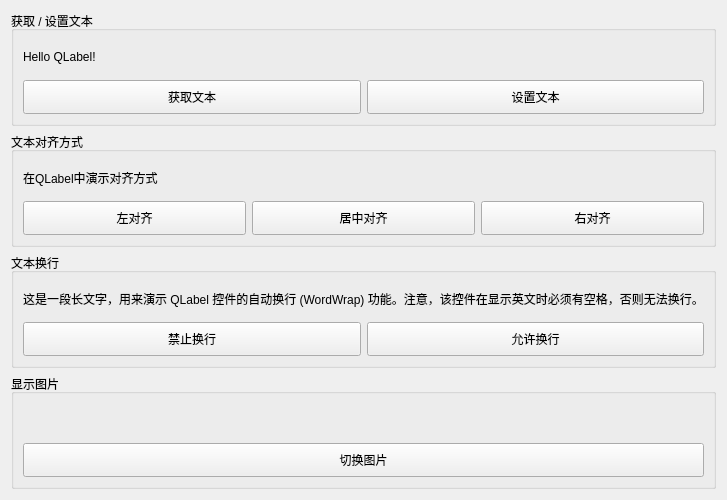
<?xml version="1.0" encoding="UTF-8"?>
<ui version="4.0">
 <class>QLabelDemo</class>
 <widget class="QWidget" name="QLabelDemo">
  <property name="geometry">
   <rect>
    <x>0</x>
    <y>0</y>
    <width>400</width>
    <height>500</height>
   </rect>
  </property>
  <property name="windowTitle">
   <string>QLabelDemo</string>
  </property>
  <layout class="QVBoxLayout" name="verticalLayout">
   <item>
    <widget class="QGroupBox" name="groupBox_1">
     <property name="title">
      <string>获取 / 设置文本</string>
     </property>
     <layout class="QVBoxLayout" name="verticalLayout_2">
      <item>
       <widget class="QLabel" name="lb_Time">
        <property name="sizePolicy">
         <sizepolicy hsizetype="Expanding" vsizetype="Expanding">
          <horstretch>0</horstretch>
          <verstretch>0</verstretch>
         </sizepolicy>
        </property>
        <property name="text">
         <string>Hello QLabel!</string>
        </property>
       </widget>
      </item>
      <item>
       <layout class="QHBoxLayout" name="horizontalLayout">
        <item>
         <widget class="QPushButton" name="pbtn_GetText">
          <property name="sizePolicy">
           <sizepolicy hsizetype="Expanding" vsizetype="Expanding">
            <horstretch>0</horstretch>
            <verstretch>0</verstretch>
           </sizepolicy>
          </property>
          <property name="text">
           <string>获取文本</string>
          </property>
         </widget>
        </item>
        <item>
         <widget class="QPushButton" name="pbtn_SetText">
          <property name="sizePolicy">
           <sizepolicy hsizetype="Expanding" vsizetype="Expanding">
            <horstretch>0</horstretch>
            <verstretch>0</verstretch>
           </sizepolicy>
          </property>
          <property name="text">
           <string>设置文本</string>
          </property>
         </widget>
        </item>
       </layout>
      </item>
     </layout>
    </widget>
   </item>
   <item>
    <widget class="QGroupBox" name="groupBox_2">
     <property name="title">
      <string>文本对齐方式</string>
     </property>
     <layout class="QVBoxLayout" name="verticalLayout_3">
      <item>
       <widget class="QLabel" name="lb_TextAlignment">
        <property name="sizePolicy">
         <sizepolicy hsizetype="Expanding" vsizetype="Expanding">
          <horstretch>0</horstretch>
          <verstretch>0</verstretch>
         </sizepolicy>
        </property>
        <property name="text">
         <string>在QLabel中演示对齐方式</string>
        </property>
       </widget>
      </item>
      <item>
       <layout class="QHBoxLayout" name="horizontalLayout_2">
        <item>
         <widget class="QPushButton" name="pbtn_AlignLeft">
          <property name="sizePolicy">
           <sizepolicy hsizetype="Expanding" vsizetype="Expanding">
            <horstretch>0</horstretch>
            <verstretch>0</verstretch>
           </sizepolicy>
          </property>
          <property name="text">
           <string>左对齐</string>
          </property>
         </widget>
        </item>
        <item>
         <widget class="QPushButton" name="pbtn_AlignCenter">
          <property name="sizePolicy">
           <sizepolicy hsizetype="Expanding" vsizetype="Expanding">
            <horstretch>0</horstretch>
            <verstretch>0</verstretch>
           </sizepolicy>
          </property>
          <property name="text">
           <string>居中对齐</string>
          </property>
         </widget>
        </item>
        <item>
         <widget class="QPushButton" name="pbtn_AlignRight">
          <property name="sizePolicy">
           <sizepolicy hsizetype="Expanding" vsizetype="Expanding">
            <horstretch>0</horstretch>
            <verstretch>0</verstretch>
           </sizepolicy>
          </property>
          <property name="text">
           <string>右对齐</string>
          </property>
         </widget>
        </item>
       </layout>
      </item>
     </layout>
    </widget>
   </item>
   <item>
    <widget class="QGroupBox" name="groupBox_3">
     <property name="title">
      <string>文本换行</string>
     </property>
     <layout class="QVBoxLayout" name="verticalLayout_4">
      <item>
       <widget class="QLabel" name="lb_WordWrap">
        <property name="sizePolicy">
         <sizepolicy hsizetype="Expanding" vsizetype="Expanding">
          <horstretch>0</horstretch>
          <verstretch>0</verstretch>
         </sizepolicy>
        </property>
        <property name="text">
         <string>这是一段长文字，用来演示 QLabel 控件的自动换行 (WordWrap) 功能。注意，该控件在显示英文时必须有空格，否则无法换行。</string>
        </property>
       </widget>
      </item>
      <item>
       <layout class="QHBoxLayout" name="horizontalLayout_3">
        <item>
         <widget class="QPushButton" name="pbtn_DisableWordWrap">
          <property name="sizePolicy">
           <sizepolicy hsizetype="Expanding" vsizetype="Expanding">
            <horstretch>0</horstretch>
            <verstretch>0</verstretch>
           </sizepolicy>
          </property>
          <property name="text">
           <string>禁止换行</string>
          </property>
         </widget>
        </item>
        <item>
         <widget class="QPushButton" name="pbtn_EnableWordWrap">
          <property name="sizePolicy">
           <sizepolicy hsizetype="Expanding" vsizetype="Expanding">
            <horstretch>0</horstretch>
            <verstretch>0</verstretch>
           </sizepolicy>
          </property>
          <property name="text">
           <string>允许换行</string>
          </property>
         </widget>
        </item>
       </layout>
      </item>
     </layout>
    </widget>
   </item>
   <item>
    <widget class="QGroupBox" name="groupBox_4">
     <property name="title">
      <string>显示图片</string>
     </property>
     <layout class="QVBoxLayout" name="verticalLayout_5">
      <item>
       <widget class="QLabel" name="lb_Image">
        <property name="sizePolicy">
         <sizepolicy hsizetype="Expanding" vsizetype="Expanding">
          <horstretch>0</horstretch>
          <verstretch>0</verstretch>
         </sizepolicy>
        </property>
        <property name="text">
         <string/>
        </property>
       </widget>
      </item>
      <item>
       <widget class="QPushButton" name="pbtn_SwitchImage">
        <property name="sizePolicy">
         <sizepolicy hsizetype="Expanding" vsizetype="Expanding">
          <horstretch>0</horstretch>
          <verstretch>0</verstretch>
         </sizepolicy>
        </property>
        <property name="text">
         <string>切换图片</string>
        </property>
       </widget>
      </item>
     </layout>
    </widget>
   </item>
  </layout>
 </widget>
 <resources/>
 <connections/>
</ui>
